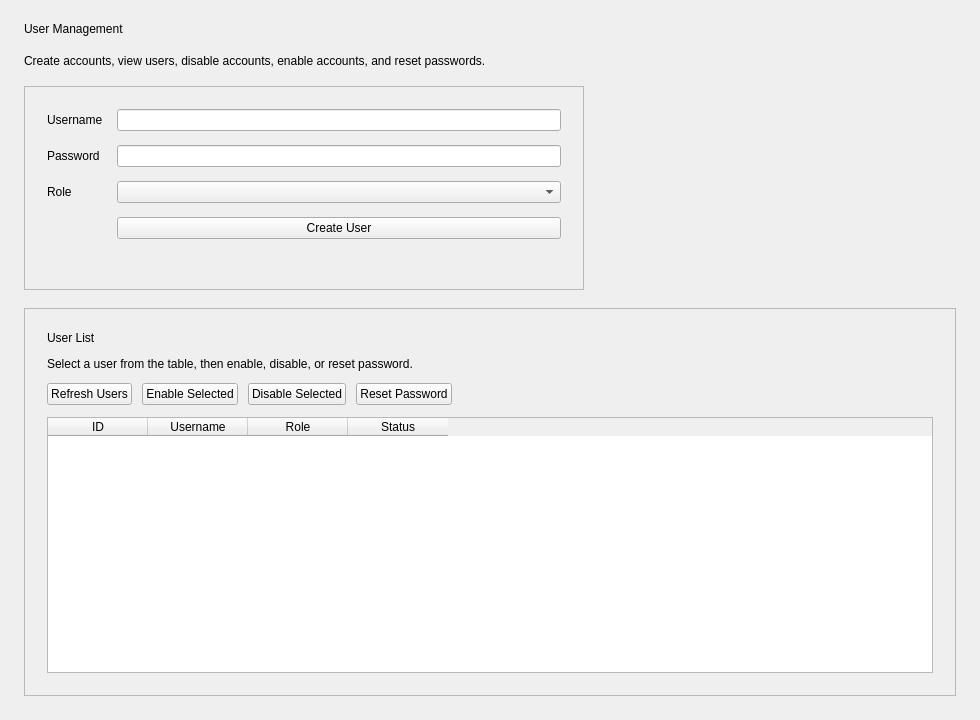
<?xml version="1.0" encoding="UTF-8"?>
<ui version="4.0">
 <class>UserManagementPage</class>
 <widget class="QWidget" name="UserManagementPage">
  <property name="geometry">
   <rect>
    <x>0</x>
    <y>0</y>
    <width>980</width>
    <height>720</height>
   </rect>
  </property>
  <property name="windowTitle">
   <string>User Management</string>
  </property>

  <layout class="QVBoxLayout" name="rootLayout">
   <property name="spacing">
    <number>18</number>
   </property>
   <property name="leftMargin">
    <number>24</number>
   </property>
   <property name="topMargin">
    <number>22</number>
   </property>
   <property name="rightMargin">
    <number>24</number>
   </property>
   <property name="bottomMargin">
    <number>24</number>
   </property>

   <item>
    <widget class="QLabel" name="pageTitleLabel">
     <property name="text">
      <string>User Management</string>
     </property>
    </widget>
   </item>

   <item>
    <widget class="QLabel" name="pageSubtitleLabel">
     <property name="text">
      <string>Create accounts, view users, disable accounts, enable accounts, and reset passwords.</string>
     </property>
     <property name="wordWrap">
      <bool>true</bool>
     </property>
    </widget>
   </item>

   <item>
    <widget class="QFrame" name="formCard">
     <property name="maximumSize">
      <size>
       <width>560</width>
       <height>16777215</height>
      </size>
     </property>
     <property name="frameShape">
      <enum>QFrame::StyledPanel</enum>
     </property>
     <property name="frameShadow">
      <enum>QFrame::Raised</enum>
     </property>

     <layout class="QGridLayout" name="formLayout">
      <property name="leftMargin">
       <number>22</number>
      </property>
      <property name="topMargin">
       <number>22</number>
      </property>
      <property name="rightMargin">
       <number>22</number>
      </property>
      <property name="bottomMargin">
       <number>22</number>
      </property>
      <property name="horizontalSpacing">
       <number>14</number>
      </property>
      <property name="verticalSpacing">
       <number>14</number>
      </property>

      <item row="0" column="0">
       <widget class="QLabel" name="usernameLabel">
        <property name="text">
         <string>Username</string>
        </property>
       </widget>
      </item>

      <item row="0" column="1">
       <widget class="QLineEdit" name="usernameLineEdit"/>
      </item>

      <item row="1" column="0">
       <widget class="QLabel" name="passwordLabel">
        <property name="text">
         <string>Password</string>
        </property>
       </widget>
      </item>

      <item row="1" column="1">
       <widget class="QLineEdit" name="passwordLineEdit"/>
      </item>

      <item row="2" column="0">
       <widget class="QLabel" name="roleLabel">
        <property name="text">
         <string>Role</string>
        </property>
       </widget>
      </item>

      <item row="2" column="1">
       <widget class="QComboBox" name="roleComboBox"/>
      </item>

      <item row="3" column="1">
       <widget class="QPushButton" name="createUserButton">
        <property name="text">
         <string>Create User</string>
        </property>
       </widget>
      </item>

      <item row="4" column="1">
       <widget class="QLabel" name="messageLabel">
        <property name="text">
         <string/>
        </property>
        <property name="wordWrap">
         <bool>true</bool>
        </property>
       </widget>
      </item>
     </layout>
    </widget>
   </item>

   <item>
    <widget class="QFrame" name="userListCard">
     <property name="sizePolicy">
      <sizepolicy hsizetype="Expanding" vsizetype="Expanding">
       <horstretch>0</horstretch>
       <verstretch>1</verstretch>
      </sizepolicy>
     </property>
     <property name="frameShape">
      <enum>QFrame::StyledPanel</enum>
     </property>
     <property name="frameShadow">
      <enum>QFrame::Raised</enum>
     </property>

     <layout class="QVBoxLayout" name="userListLayout">
      <property name="leftMargin">
       <number>22</number>
      </property>
      <property name="topMargin">
       <number>22</number>
      </property>
      <property name="rightMargin">
       <number>22</number>
      </property>
      <property name="bottomMargin">
       <number>22</number>
      </property>
      <property name="spacing">
       <number>12</number>
      </property>

      <item>
       <widget class="QLabel" name="userListTitleLabel">
        <property name="text">
         <string>User List</string>
        </property>
       </widget>
      </item>

      <item>
       <widget class="QLabel" name="userListHintLabel">
        <property name="text">
         <string>Select a user from the table, then enable, disable, or reset password.</string>
        </property>
        <property name="wordWrap">
         <bool>true</bool>
        </property>
       </widget>
      </item>

      <item>
       <layout class="QHBoxLayout" name="userActionButtonLayout">
        <property name="spacing">
         <number>10</number>
        </property>

        <item>
         <widget class="QPushButton" name="refreshUsersButton">
          <property name="text">
           <string>Refresh Users</string>
          </property>
         </widget>
        </item>

        <item>
         <widget class="QPushButton" name="enableUserButton">
          <property name="text">
           <string>Enable Selected</string>
          </property>
         </widget>
        </item>

        <item>
         <widget class="QPushButton" name="disableUserButton">
          <property name="text">
           <string>Disable Selected</string>
          </property>
         </widget>
        </item>

        <item>
         <widget class="QPushButton" name="resetPasswordButton">
          <property name="text">
           <string>Reset Password</string>
          </property>
         </widget>
        </item>

        <item>
         <spacer name="buttonSpacer">
          <property name="orientation">
           <enum>Qt::Horizontal</enum>
          </property>
          <property name="sizeHint" stdset="0">
           <size>
            <width>40</width>
            <height>20</height>
           </size>
          </property>
         </spacer>
        </item>
       </layout>
      </item>

      <item>
       <widget class="QTableWidget" name="userTable">
        <property name="sizePolicy">
         <sizepolicy hsizetype="Expanding" vsizetype="Expanding">
          <horstretch>0</horstretch>
          <verstretch>1</verstretch>
         </sizepolicy>
        </property>
        <property name="minimumSize">
         <size>
          <width>0</width>
          <height>150</height>
         </size>
        </property>
        <property name="selectionMode">
         <enum>QAbstractItemView::SingleSelection</enum>
        </property>
        <property name="selectionBehavior">
         <enum>QAbstractItemView::SelectRows</enum>
        </property>
        <property name="editTriggers">
         <set>QAbstractItemView::NoEditTriggers</set>
        </property>
        <property name="verticalScrollBarPolicy">
         <enum>Qt::ScrollBarAsNeeded</enum>
        </property>
        <property name="horizontalScrollBarPolicy">
         <enum>Qt::ScrollBarAsNeeded</enum>
        </property>
        <property name="sortingEnabled">
         <bool>true</bool>
        </property>
        <column>
         <property name="text">
          <string>ID</string>
         </property>
        </column>
        <column>
         <property name="text">
          <string>Username</string>
         </property>
        </column>
        <column>
         <property name="text">
          <string>Role</string>
         </property>
        </column>
        <column>
         <property name="text">
          <string>Status</string>
         </property>
        </column>
       </widget>
      </item>
     </layout>
    </widget>
   </item>

  </layout>
 </widget>
 <resources/>
 <connections/>
</ui>
